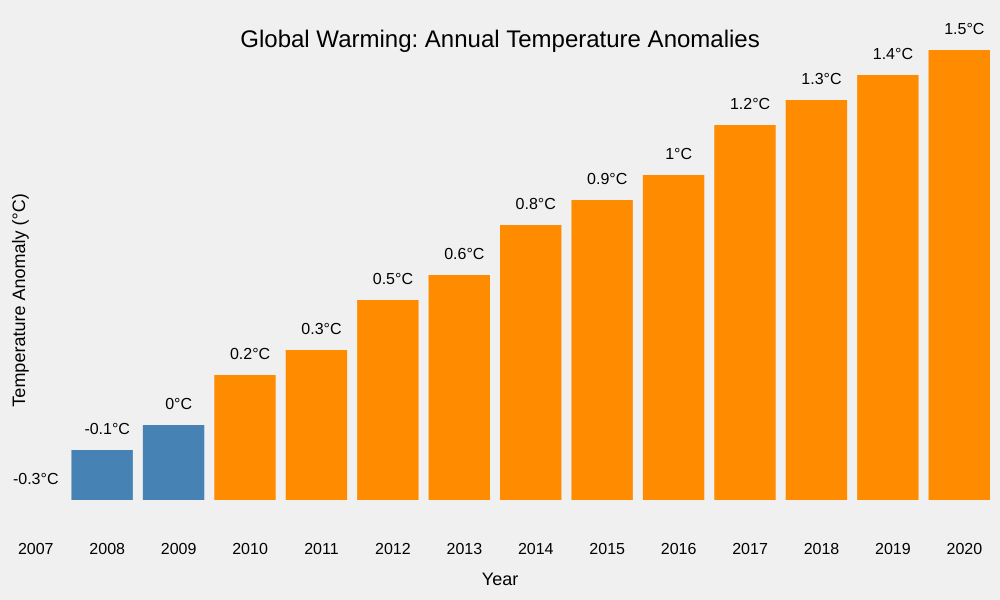
Frame 1 (no input)
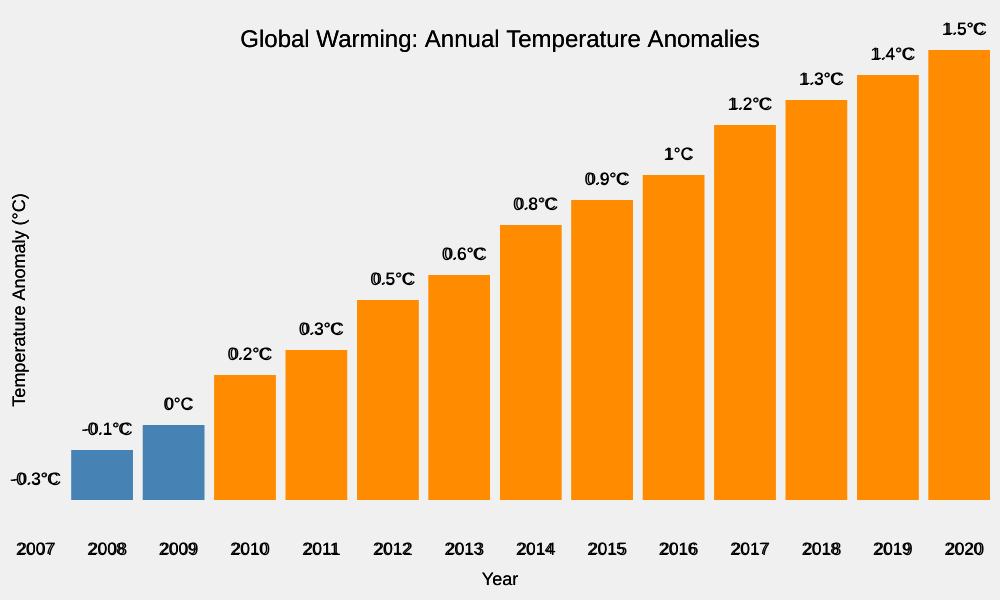
Frame 2 (the mouse pressed at the canvas centre, redrawn once)

The p5.js sketch that drew these frames (run headless with seeded random() and noise() and a simulated clock; the mouse was pressed at the canvas centre and the sketch redrawn once):

// p5.js sketch
// ── sketch.js
let tempData = [-0.3,-0.1,0.0,0.2,0.3,0.5,0.6,0.8,0.9,1.0,1.2,1.3,1.4,1.5]; // Example temperature anomaly data
let years = [2007,2008,2009,2010,2011,2012,2013,2014,2015,2016,2017,2018, 2019,2020]; // Corresponding years

function setup() {
  createCanvas(1000,600); // Create a canvas of size 1000x600 pixels
  background(240); // Set background color to light gray
  textSize(16); // Set text size for labels
  textAlign(CENTER,CENTER); // Center align the text
  noLoop(); // Prevent draw() from looping automatically
}

function draw() {
  // Draw the bar chart
  let maxTemp = max(tempData); // Find the maximum temperature anomaly value
  let minTemp = min(tempData); // Find the minimum temperature anomaly value
  let barWidth = width / tempData.length; // Calculate the width of each bar
  
  for (let i = 0; i < tempData.length; i++) {
    let barHeight = map(tempData[i],minTemp,maxTemp,0, height - 150); // Map temperature data to bar height
    
    // Draw bars with color depending on temperature anomaly
    if (tempData[i] > 0) {
      fill(255,140,0); // Orange for positive anomalies (above average)
    } else {
      fill(70,130,180); // Light blue for negative anomalies (below average)
    }
    noStroke();
    rect(i * barWidth,height - barHeight - 100,barWidth - 10,barHeight); // Draw the bar
    
    // Draw temperature anomaly value on top of the bar
    fill(0); // Set text color to black
    text(tempData[i] + "°C",i * barWidth + barWidth / 2,height - barHeight - 120);
    
    // Draw year labels below the bar
    text(years[i],i * barWidth + barWidth / 2,height - 50);
  }
  
  // Draw title
  textSize(24);
  fill(0);
  text("Global Warming: Annual Temperature Anomalies", width / 2, 40);
  
  // Draw x and y axis labels
  textSize(18);
  text("Year",width / 2,height - 20);
  push();
  translate(20,height / 2);
  rotate(-PI /2);
  text("Temperature Anomaly (°C)",0,0);
  pop();
}

function windowResized() {
  resizeCanvas(windowWidth,windowHeight);
}
